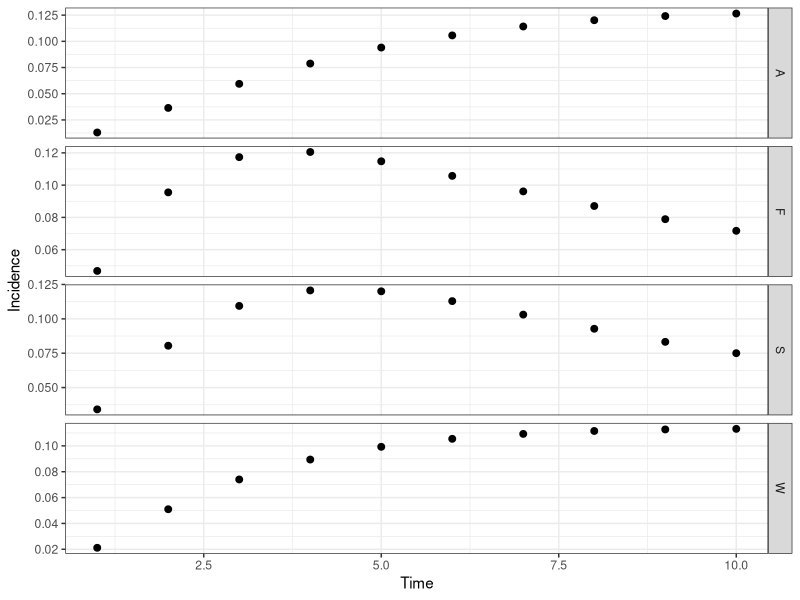

R code for this plot:
# CF McQuaid & RMGJ Houben
# Start 21/04/2017 ---> current version 26/04/2017
# Cohort model of TB including regression and a slow stream
########################################
#         ^     ^     ^     ^          #
#      -> Q <-> S <-> C <-> Y -> M     # Q - Quiescent, S - Subclinical, C - Minimal (C+S-), Y - Disseminated (C+S+, symptomatic), M - Death (due to disease)
#     /   ^     ^                      #
#    E    |     |                      # E - Recently Infected, T - Cumulative incidence (using initial disease-free population)
#     \   v     v                      #
#      -> K <-> Z                      # K - Quiescent (slow stream), Z- Subclinical (slow stream),
#         v     v                      #
########################################
##set wd depending on who is coding/playing
#setwd("C:/Users/cfmcquaid/Simulations")
setwd("/Users/ReinHouben/Filr/ifolder/Applications (funding and jobs)/2016 - ERC starting grant/Rmodel_nathis/NatHistCoh")

### URL for how to upload changes: http://r-bio.github.io/intro-git-rstudio/
### to pull in Finn's version - type in shell: git pull upstream master
### to push my version - create pull request to Finn:  
#       commit (remember to tick box), then push
#       goto Github, pull requests, create pull request
#       then Finn complete pull request (he does not get email notification)

#Next steps
# 1. get the prop inc disease after 5 years to 5%
###   How: play with Eq values, OR increase progression parameters
# 2. achieve 1 + start higher and sharper decrease in early years
###   How: change initial states to more realistic point, based on what prev of disease would be at screening
###   Also increase progression rates, while decreasing proportion that goes into the fast pathway
# OTHER NEXT STEPS - 8th May 2017
##  ?can we calculate in model how often (on average) people would come in and out of states over course of say 2 years?
##  ?Can we calculate average time in compartment in each step visit? Should be simple competing risk model right?

library("reshape2"); library("deSolve"); library("ggplot2"); library("plyr");
# Parameter sets: Average (), Wax (regression), Slow (slow), Full (regression, slow)
# Ax - rate from compartment A to compartment X, Omega - background mortality
paramA <- c(Eq=1.00, Qs=0.03, Qk=0.00, Kz=0.00, Kq=0.00, Sc=0.22, Sq=0.00, Sz=0.00, Zk=0.00, Zs=0.00, Cy=0.22, Cs=0.00, Ym=0.25, Yc=0.00, Omega=0)
paramW <- c(Eq=1.00, Qs=0.03, Qk=0.00, Kz=0.00, Kq=0.00, Sc=0.50, Sq=0.25, Sz=0.00, Zk=0.00, Zs=0.00, Cy=0.50, Cs=0.25, Ym=0.50, Yc=0.25, Omega=0)
paramS <- c(Eq=0.10, Qs=0.50, Qk=0.00, Kz=0.01, Kq=0.00, Sc=0.22, Sq=0.00, Sz=0.00, Zk=0.00, Zs=0.05, Cy=0.22, Cs=0.00, Ym=0.25, Yc=0.00, Omega=0)
paramF <- c(Eq=0.10, Qs=0.50, Qk=0.00, Kz=0.01, Kq=0.00, Sc=0.50, Sq=0.25, Sz=0.00, Zk=0.25, Zs=0.05, Cy=0.50, Cs=0.25, Ym=0.50, Yc=0.25, Omega=0)
# Initial states of compartments
state <- c(E=100000, Q=0, K=0, S=0, Z=0, C=0, Y=0, M=0, T=0)
# Timespan for simulation
times <- seq(0, 10, by = 1)
# Timespan for burn
timeb <- 2
# Timespan for tornado
timet <- 5
# ODE function
regr <- function(t, state, parameters){
  with(as.list(c(state, parameters)), {
   # rates of change
   dE <- - E
   dQ <- + Eq*E + Sq*S + Kq*K - (Qs + Qk + Omega)*Q
   dK <- + (1 - Eq)*E + Zk*Z + Qk*Q - (Kz + Kq + Omega)*K
   dS <- + Qs*Q + Cs*C + Zs*Z - (Sc + Sq + Sz + Omega)*S
   dZ <- + Kz*K + Sz*S - (Zk + Zs + Omega)*Z
   dC <- + Sc*S + Yc*Y - (Cs + Cy + Omega)*C
   dY <- + Cy*C -(Yc + Ym + Omega)*Y
   dM <- + Ym*Y
   dT <- + Sc*S / sum(state[1:5])
   # return the rate of change
   list(c(dE, dQ, dK, dS, dZ, dC, dY, dM, dT))
  })
}
# Burn off the first X years to establish the proportion of individuals in each compartment, removing diseased
burn <- function(tb, state, fxn, parameters){
  out <- ode(y = state, times = seq(0, tb, by = 1), func = fxn, parms = parameters)
  stateb <- c(out[tb, 2], out[tb, 3], out[tb, 4], out[tb, 5], out[tb, 6], C=0, Y=0, M=0, T=0)
  return(stateb)
}
# Calculation function
calc <- function(ts, tb, state, fxn, parameters, source){
  stateb <- burn(tb = tb, state = state, fxn = regr, parameters = parameters)
  out <- ode(y = stateb, times = ts, func = fxn, parms = parameters)
  out <- as.data.frame(out)
  # Calculating incidence
  out$inc <- parameters["Sc"]*out$S / (out$E + out$Q + out$S + out$K + out$Z)
  out$inc <- head(c(0,out$inc),-1) # We later remove the first element as it is zero if calculated using C&Y, but will be nonnegative if looking at the rate. Shift the index accordingly
  # Calculating incidence rate (https://en.wikipedia.org/wiki/Incidence_(epidemiology)), proportion of population that result in cases per year = (total # cases incl mort) / {[(C+Y)_t1-(C+Y)_t0]*(t1+t0)/2 + t1*(E+Q+S+K+Z)_t1}
  out$rate <- (out$C + out$Y + out$M) / (head(c(out$C,0) + c(out$Y,0) - c(0,out$C) - c(0,out$Y), -1)*head(c(out$time,0) - c(0,out$time), -1) / 2 + (out$E + out$Q + out$S + out$K + out$Z)*out$time)
  # Calculating the "relative risk" (see Vynnycky & Fine, 1997)
  # out$risk <- head(c(out$C,0) + c(out$Y,0) - c(0,out$C) - c(0,out$Y), -1)/(out$C[2] + out$Y[2])
  # out$risk <- parameters["Sc"]*out$S/(parameters["Sc"]*out$S[1])
  # out$risk <- head(c(0,out$risk),-1) # see above re index shift
  # Calculating the "interval from conversion" (see Styblo 1991 & TSRU progress report 1967)
  out$int <- parameters["Sc"]*out$S/sum(parameters["Sc"]*out$S)
  out$int <- head(c(0,out$int),-1) # see above re index shift
  # Calculating point prevalence
  out$prev <- (out$C + out$Y) / (out$E + out$Q + out$S + out$K + out$Z + out$C + out$Y)
  # Removing the first data point at time zero as we only sample after a year
  out <- out[-c(1), ]
  # Formatting the data for plotting - putting into a melted data.fame, with additional columns for the source matrix
  out <- melt(out, id.vars = c("time"))
  out$source <- source
  return(out)
}
outA <- calc(ts = times, tb = timeb, state = state, fxn = regr, parameters = paramA, source = "A")
outW <- calc(ts = times, tb = timeb, state = state, fxn = regr, parameters = paramW, source = "W")
outS <- calc(ts = times, tb = timeb, state = state, fxn = regr, parameters = paramS, source = "S")
outF <- calc(ts = times, tb = timeb, state = state, fxn = regr, parameters = paramF, source = "F")
out <- rbind(outA, outW, outS, outF)
# Plot output
theme_set(theme_bw())
##all scenarios
ggplot(out[out$variable %in% c("int"), ], aes(time, value)) + geom_point(size=2) + labs(x = "Time", y = "Incidence") + facet_grid(source ~ . , scales = "free")
##slow and slow+regression only (S+F)
out2 <- subset(out, source=='F' | source == 'S', select=time:source)  
#ggplot(out2[out2$variable %in% c("inc"), ], aes(time, value)) + geom_point(size=2) + labs(x = "Time", y = "Incidence") + facet_grid(source ~ . , scales = "free")

# Fitting parameters and state: proportion of individuals diseased after "Otime" years, using parameter set "Osource"
Osource <- "F"; Otime <- 5
Ci <- out[which(out$source == Osource & out$variable == "T" & out$time == Otime), ]
Ic <- out[which(out$source == Osource & out$variable == "inc" & out$time == Otime), ]
Ra <- out[which(out$source == Osource & out$variable == "rate" & out$time == Otime), ]
Pp <- out[which(out$source == Osource & out$variable == "prev" & out$time == Otime), ]
Rr <- out[which(out$source == Osource & out$variable == "risk" & out$time == Otime), ]
Iv <- out[which(out$source == Osource & out$variable == "int" & out$time == Otime), ]

# # Tornado plot
# range <- 0.01 ##sets range for the change in the parameters
# torn <- function(ts, tb, tt, state, fxn, parameters, source){
#   # Store data
#   data <- rbind(parameters, parameters)
#   rownames(data) <- c('+1%', '-1%')   
#   # Compare to default data set
#   out <- calc(ts = ts, tb = tb, state = state, fxn = regr, parameters = parameters, source = source)
#   def <- out[which(out$time ==tt & out$variable == "prev"),"value"]
#   for (i in 1:15){
#     # Increasing and decreasing each parameter in turn
#     parametersM = parameters; parametersL = parameters
#     parametersM[i] = parametersM[i] + range*parametersM[i]; parametersL[i] = parametersL[i] - range*parametersL[i]
#     outM <- calc(ts = ts, tb = tb, state = state, fxn = regr, parameters = parametersM, source = source); outL <- calc(ts = ts, tb = tb, state = state, fxn = regr, parameters = parametersL, source = source)
#     outM <- (outM[which(outM$time ==tt & outM$variable == "prev"),"value"] - def) / def; outL <- (outL[which(outL$time ==tt & outL$variable == "prev"),"value"] - def) / def
#     data[1, i] <- outM; data[2, i] <- outL
#   }
#   return(data)
# }
# data <- torn(ts = times, tb = timeb, tt = timet, state = state, fxn = regr, parameters = paramF, source ="F")
# # For plotting '%' on x-axis
# x <- seq(-0.01,0.01, length=10)
# ORD = order(abs(data[2,] - data[1,]))
###order black = increase in parameter, white is decrease in parameter value
# barplot(data[1,ORD], horiz = T, las=1, xlim = c(-0.01,0.01), xaxt='n', ylab = '', beside=T, col=c('black'))
# barplot(data[2,ORD], horiz = T, las=1, xlim = c(-0.01,0.01), xaxt='n', ylab = '', beside=T, col=c('white'), add = TRUE)
# axis(1, at=pretty(x), lab=paste0(pretty(x) * 100," %"), las=TRUE)
